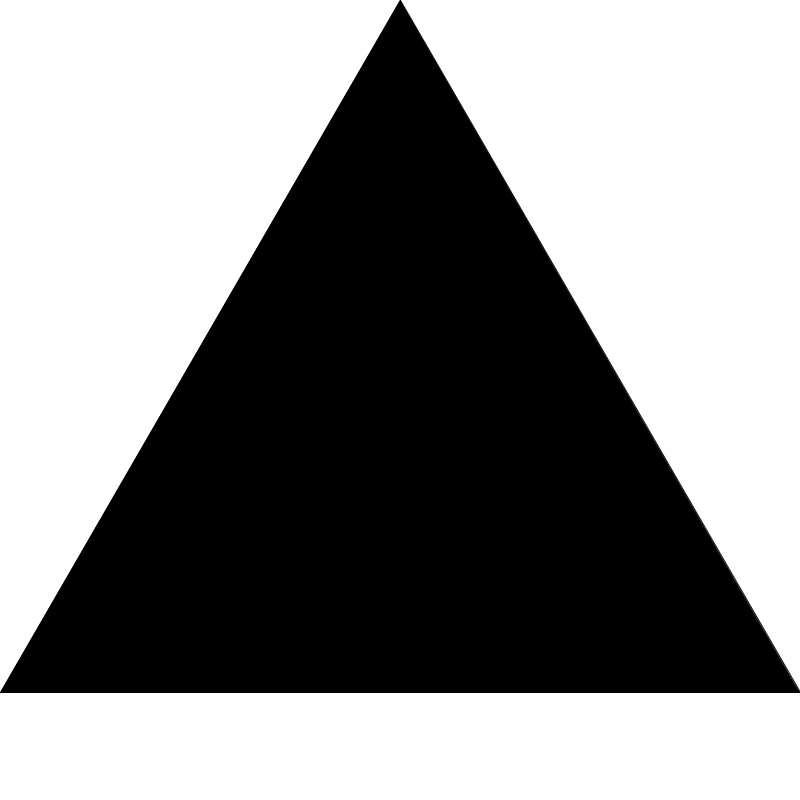
Frame 1 (no input)
Frame 60 (the mouse pressed at the canvas centre just before this capture): identical to frame 1, image omitted
Frame 120 (the mouse held since frame 60 and released just before this capture): identical to frame 1, image omitted

The Processing sketch that drew this single still picture (run headless with seeded random() and noise(); from frame 60 on, the mouse is pressed at the canvas centre):

// Processing sketch: ex08
// ── ex08.pde
int n = 0;
void setup(){
  size(800,800);
  background(255);
  fill(0);
  smooth();
}

int h(int x) {
  if (x == 0) return 0;
  else return 1;
}

void drawSierpinskiGasket(int m,float wid){
  if(m==0){
    wid/=2;
    triangle(0,0,-wid,sqrt(3)*wid,wid,sqrt(3)*wid);
    return;
  }
  --m; wid /= 2;
  
  for (int i=0; i<3; ++i) {
    pushMatrix();
    translate(h(i)*wid*.5*(int)pow(-1, i%2),h(i)*sqrt(3)*wid*.5);
    drawSierpinskiGasket(m, wid);
    popMatrix();  
  }
}

void mousePressed(){
  if((mouseButton == LEFT)&&(n<8))n++;
  else if((mouseButton == RIGHT)&&(n>0))n--;
}

void draw(){
  background(255);
  translate(width/2, 0);
  drawSierpinskiGasket(n,width);
}
